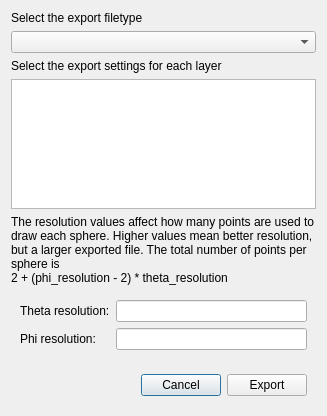
<?xml version="1.0" encoding="UTF-8"?>
<ui version="4.0">
 <class>Dialog</class>
 <widget class="QDialog" name="Dialog">
  <property name="geometry">
   <rect>
    <x>0</x>
    <y>0</y>
    <width>327</width>
    <height>416</height>
   </rect>
  </property>
  <property name="windowTitle">
   <string>Export 3D Scatter</string>
  </property>
  <layout class="QGridLayout" name="gridLayout">
   <item row="0" column="0">
    <widget class="QLabel" name="label_filetype_message">
     <property name="text">
      <string>Select the export filetype</string>
     </property>
    </widget>
   </item>
   <item row="1" column="0">
    <widget class="QComboBox" name="combosel_filetype"/>
   </item>
   <item row="2" column="0">
    <widget class="QLabel" name="label_settings_message">
     <property name="text">
      <string>Select the export settings for each layer</string>
     </property>
    </widget>
   </item>
   <item row="3" column="0">
    <widget class="QListWidget" name="listsel_layer"/>
   </item>
   <item row="4" column="0">
    <widget class="QLabel" name="label_resolution_message">
     <property name="sizePolicy">
      <sizepolicy hsizetype="Preferred" vsizetype="MinimumExpanding">
       <horstretch>0</horstretch>
       <verstretch>0</verstretch>
      </sizepolicy>
     </property>
     <property name="text">
      <string>&lt;html&gt;&lt;head/&gt;&lt;body&gt;The resolution values affect how many points are used to draw each sphere. Higher values mean better resolution, but a larger exported file. The total number of points per sphere is &lt;div&gt;2 + (phi_resolution - 2) * theta_resolution&lt;/div&gt;&lt;/body&gt;&lt;/html&gt;</string>
     </property>
     <property name="wordWrap">
      <bool>true</bool>
     </property>
    </widget>
   </item>
   <item row="5" column="0">
    <widget class="QWidget" name="widget" native="true">
     <layout class="QGridLayout" name="gridLayout_2">
      <item row="0" column="0">
       <widget class="QLabel" name="label_theta_resolution">
        <property name="text">
         <string>Theta resolution:</string>
        </property>
       </widget>
      </item>
      <item row="1" column="0">
       <widget class="QLabel" name="label_phi_resolution">
        <property name="text">
         <string>Phi resolution:</string>
        </property>
       </widget>
      </item>
      <item row="0" column="1">
       <widget class="QLineEdit" name="valuetext_theta_resolution"/>
      </item>
      <item row="1" column="1">
       <widget class="QLineEdit" name="valuetext_phi_resolution"/>
      </item>
     </layout>
    </widget>
   </item>
   <item row="6" column="0">
    <widget class="QWidget" name="widget_2" native="true">
     <layout class="QHBoxLayout" name="horizontalLayout">
      <item>
       <spacer name="horizontalSpacer_3">
        <property name="orientation">
         <enum>Qt::Horizontal</enum>
        </property>
        <property name="sizeHint" stdset="0">
         <size>
          <width>40</width>
          <height>20</height>
         </size>
        </property>
       </spacer>
      </item>
      <item>
       <widget class="QPushButton" name="button_cancel">
        <property name="text">
         <string>Cancel</string>
        </property>
       </widget>
      </item>
      <item>
       <widget class="QPushButton" name="button_ok">
        <property name="text">
         <string>Export</string>
        </property>
       </widget>
      </item>
     </layout>
    </widget>
   </item>
  </layout>
 </widget>
 <resources/>
 <connections/>
</ui>
